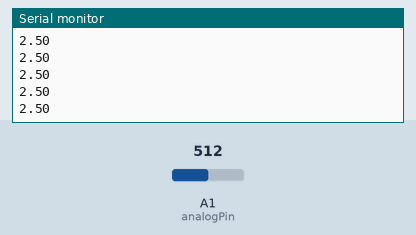
Simulated run of this sketch. Board: Arduino Uno, built with avr-gcc and run on an emulated ATmega328P. Parts: the last lines printed to the serial monitor. Inputs (shaded band) come from the test bench; at power-on: A1 (analogPin) = 512.

Above: at 1.2 s.
1.3 s: A1 (analogPin) set to 716
At 1.9 s:
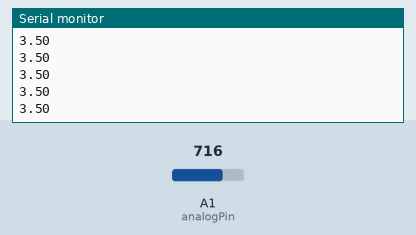
2.8 s: A1 (analogPin) set to 900
At 3.7 s:
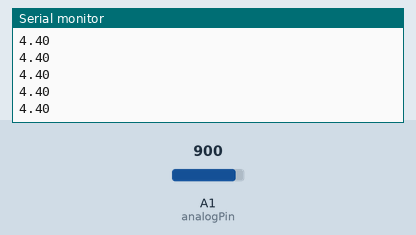
Timing chart, 0 to 5.8 s (numbered marks = the images above; inputs shaded):
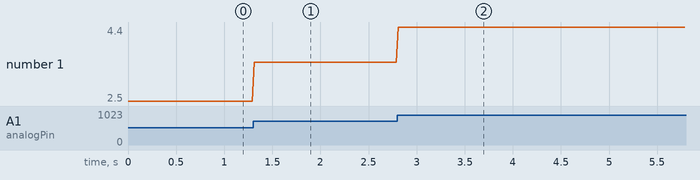

Measured:
- after the input at 1.3 s, the serial monitor: prints a new line at once (image 1)
- after the input at 2.8 s, the serial monitor: prints a new line at once (image 2)
- plotted number 1: 2.5 → 3.5 after the input at 1.3 s, 3.5 → 4 after the input at 2.8 s

The sketch:

CalculoVoltaje.ino
```cpp
int analogPin = A1;
float V2;
int dt = 20;
int analogVal;

void setup() {
  // put your setup code here, to run once:
  pinMode(analogPin, INPUT);
  Serial.begin(9600);
}

void loop() {
  // put your main code here, to run repeatedly:
  analogVal = analogRead(analogPin);
  V2 = (5.*analogVal)/1023.;
    Serial.println(V2);
  delay(dt);
}
```
